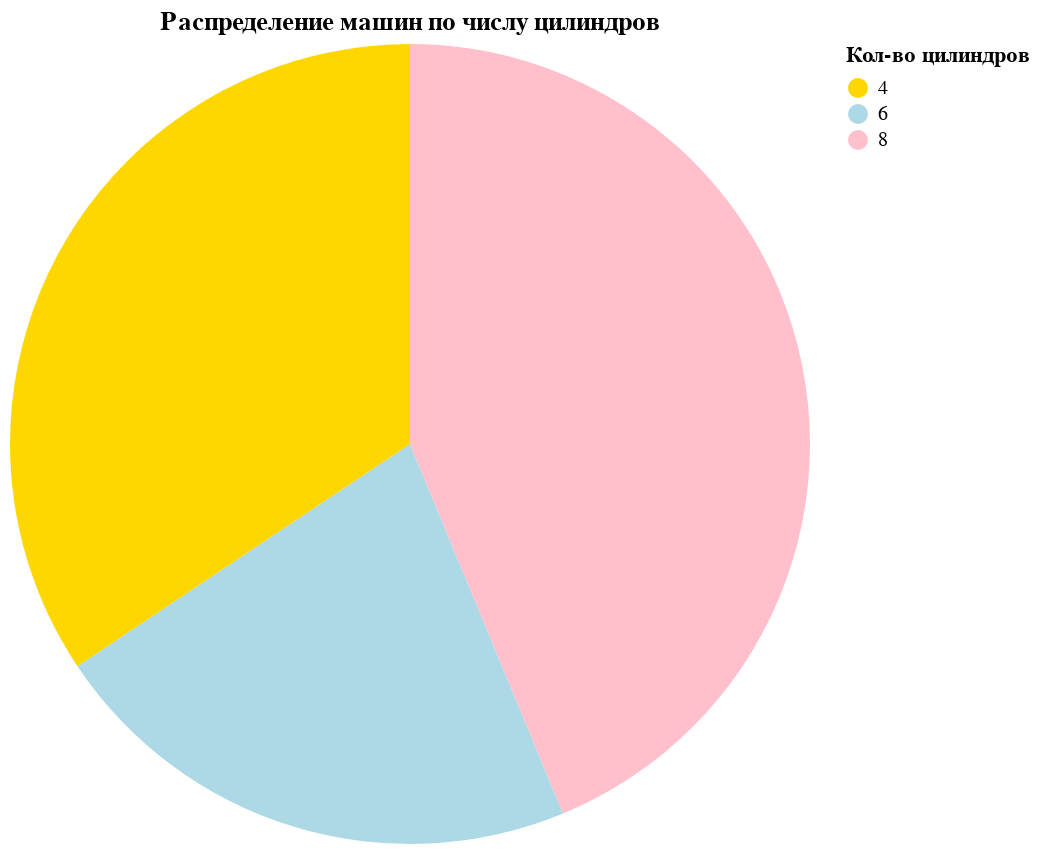

Here is the notebook cell this chart was saved with:
### Markdown cell above
Я не смог сделать подписи адекватно поверх секторов, и решил сделать просто подсказку при наведении курсором на сектор

### Code cell
alt.Chart(df).mark_arc().encode(
    theta=alt.Theta('count():Q', stack=True),
    color=alt.Color('cyl:N', scale=alt.Scale(domain=[4, 6, 8], range=['gold', 'lightblue', 'pink']), title='Кол-во цилиндров'),
    tooltip=[alt.Tooltip('cyl:N', title='Число цилиндров'), alt.Tooltip('count():Q', title='Количество')]  # Добавление подсказок
).properties(
    title='Распределение машин по числу цилиндров',
    width=400,
    height=400
)

### Figure 1 — Vega-Lite specification as saved in the notebook (floating-point values rounded to 4 significant figures)
{"config": {"view": {"continuousWidth": 400, "continuousHeight": 300}}, "data": {"name": "data-3b74de0d2593e2731821517052888931"}, "mark": "arc", "encoding": {"color": {"field": "cyl", "scale": {"domain": [4, 6, 8], "range": ["gold", "lightblue", "pink"]}, "title": "Кол-во цилиндров", "type": "nominal"}, "theta": {"aggregate": "count", "stack": true, "type": "quantitative"}, "tooltip": [{"field": "cyl", "title": "Число цилиндров", "type": "nominal"}, {"aggregate": "count", "title": "Количество", "type": "quantitative"}]}, "height": 400, "title": "Распределение машин по числу цилиндров", "width": 400, "$schema": "https://vega.github.io/schema/vega-lite/v4.17.0.json", "datasets": {"data-3b74de0d2593e2731821517052888931": [{"model": "Mazda RX4", "mpg": 21.0, "cyl": 6, "disp": 160.0, "hp": 110, "drat": 3.9, "wt": 2.62, "qsec": 16.46, "vs": 0, "am": 1, "gear": 4, "carb": 4}, {"model": "Mazda RX4 Wag", "mpg": 21.0, "cyl": 6, "disp": 160.0, "hp": 110, "drat": 3.9, "wt": 2.875, "qsec": 17.02, "vs": 0, "am": 1, "gear": 4, "carb": 4}, {"model": "Datsun 710", "mpg": 22.8, "cyl": 4, "disp": 108.0, "hp": 93, "drat": 3.85, "wt": 2.32, "qsec": 18.61, "vs": 1, "am": 1, "gear": 4, "carb": 1}, {"model": "Hornet 4 Drive", "mpg": 21.4, "cyl": 6, "disp": 258.0, "hp": 110, "drat": 3.08, "wt": 3.215, "qsec": 19.44, "vs": 1, "am": 0, "gear": 3, "carb": 1}, {"model": "Hornet Sportabout", "mpg": 18.7, "cyl": 8, "disp": 360.0, "hp": 175, "drat": 3.15, "wt": 3.44, "qsec": 17.02, "vs": 0, "am": 0, "gear": 3, "carb": 2}, {"model": "Valiant", "mpg": 18.1, "cyl": 6, "disp": 225.0, "hp": 105, "drat": 2.76, "wt": 3.46, "qsec": 20.22, "vs": 1, "am": 0, "gear": 3, "carb": 1}, {"model": "Duster 360", "mpg": 14.3, "cyl": 8, "disp": 360.0, "hp": 245, "drat": 3.21, "wt": 3.57, "qsec": 15.84, "vs": 0, "am": 0, "gear": 3, "carb": 4}, {"model": "Merc 240D", "mpg": 24.4, "cyl": 4, "disp": 146.7, "hp": 62, "drat": 3.69, "wt": 3.19, "qsec": 20.0, "vs": 1, "am": 0, "gear": 4, "carb": 2}, {"model": "Merc 230", "mpg": 22.8, "cyl": 4, "disp": 140.8, "hp": 95, "drat": 3.92, "wt": 3.15, "qsec": 22.9, "vs": 1, "am": 0, "gear": 4, "carb": 2}, {"model": "Merc 280", "mpg": 19.2, "cyl": 6, "disp": 167.6, "hp": 123, "drat": 3.92, "wt": 3.44, "qsec": 18.3, "vs": 1, "am": 0, "gear": 4, "carb": 4}, {"model": "Merc 280C", "mpg": 17.8, "cyl": 6, "disp": 167.6, "hp": 123, "drat": 3.92, "wt": 3.44, "qsec": 18.9, "vs": 1, "am": 0, "gear": 4, "carb": 4}, {"model": "Merc 450SE", "mpg": 16.4, "cyl": 8, "disp": 275.8, "hp": 180, "drat": 3.07, "wt": 4.07, "qsec": 17.4, "vs": 0, "am": 0, "gear": 3, "carb": 3}, {"model": "Merc 450SL", "mpg": 17.3, "cyl": 8, "disp": 275.8, "hp": 180, "drat": 3.07, "wt": 3.73, "qsec": 17.6, "vs": 0, "am": 0, "gear": 3, "carb": 3}, {"model": "Merc 450SLC", "mpg": 15.2, "cyl": 8, "disp": 275.8, "hp": 180, "drat": 3.07, "wt": 3.78, "qsec": 18.0, "vs": 0, "am": 0, "gear": 3, "carb": 3}, {"model": "Cadillac Fleetwood", "mpg": 10.4, "cyl": 8, "disp": 472.0, "hp": 205, "drat": 2.93, "wt": 5.25, "qsec": 17.98, "vs": 0, "am": 0, "gear": 3, "carb": 4}, {"model": "Lincoln Continental", "mpg": 10.4, "cyl": 8, "disp": 460.0, "hp": 215, "drat": 3.0, "wt": 5.424, "qsec": 17.82, "vs": 0, "am": 0, "gear": 3, "carb": 4}, {"model": "Chrysler Imperial", "mpg": 14.7, "cyl": 8, "disp": 440.0, "hp": 230, "drat": 3.23, "wt": 5.345, "qsec": 17.42, "vs": 0, "am": 0, "gear": 3, "carb": 4}, {"model": "Fiat 128", "mpg": 32.4, "cyl": 4, "disp": 78.7, "hp": 66, "drat": 4.08, "wt": 2.2, "qsec": 19.47, "vs": 1, "am": 1, "gear": 4, "carb": 1}, {"model": "Honda Civic", "mpg": 30.4, "cyl": 4, "disp": 75.7, "hp": 52, "drat": 4.93, "wt": 1.615, "qsec": 18.52, "vs": 1, "am": 1, "gear": 4, "carb": 2}, {"model": "Toyota Corolla", "mpg": 33.9, "cyl": 4, "disp": 71.1, "hp": 65, "drat": 4.22, "wt": 1.835, "qsec": 19.9, "vs": 1, "am": 1, "gear": 4, "carb": 1}, {"model": "Toyota Corona", "mpg": 21.5, "cyl": 4, "disp": 120.1, "hp": 97, "drat": 3.7, "wt": 2.465, "qsec": 20.01, "vs": 1, "am": 0, "gear": 3, "carb": 1}, {"model": "Dodge Challenger", "mpg": 15.5, "cyl": 8, "disp": 318.0, "hp": 150, "drat": 2.76, "wt": 3.52, "qsec": 16.87, "vs": 0, "am": 0, "gear": 3, "carb": 2}, {"model": "AMC Javelin", "mpg": 15.2, "cyl": 8, "disp": 304.0, "hp": 150, "drat": 3.15, "wt": 3.435, "qsec": 17.3, "vs": 0, "am": 0, "gear": 3, "carb": 2}, {"model": "Camaro Z28", "mpg": 13.3, "cyl": 8, "disp": 350.0, "hp": 245, "drat": 3.73, "wt": 3.84, "qsec": 15.41, "vs": 0, "am": 0, "gear": 3, "carb": 4}, {"model": "Pontiac Firebird", "mpg": 19.2, "cyl": 8, "disp": 400.0, "hp": 175, "drat": 3.08, "wt": 3.845, "qsec": 17.05, "vs": 0, "am": 0, "gear": 3, "carb": 2}, {"model": "Fiat X1-9", "mpg": 27.3, "cyl": 4, "disp": 79.0, "hp": 66, "drat": 4.08, "wt": 1.935, "qsec": 18.9, "vs": 1, "am": 1, "gear": 4, "carb": 1}, {"model": "Porsche 914-2", "mpg": 26.0, "cyl": 4, "disp": 120.3, "hp": 91, "drat": 4.43, "wt": 2.14, "qsec": 16.7, "vs": 0, "am": 1, "gear": 5, "carb": 2}, {"model": "Lotus Europa", "mpg": 30.4, "cyl": 4, "disp": 95.1, "hp": 113, "drat": 3.77, "wt": 1.513, "qsec": 16.9, "vs": 1, "am": 1, "gear": 5, "carb": 2}, {"model": "Ford Pantera L", "mpg": 15.8, "cyl": 8, "disp": 351.0, "hp": 264, "drat": 4.22, "wt": 3.17, "qsec": 14.5, "vs": 0, "am": 1, "gear": 5, "carb": 4}, {"model": "Ferrari Dino", "mpg": 19.7, "cyl": 6, "disp": 145.0, "hp": 175, "drat": 3.62, "wt": 2.77, "qsec": 15.5, "vs": 0, "am": 1, "gear": 5, "carb": 6}, {"model": "Maserati Bora", "mpg": 15.0, "cyl": 8, "disp": 301.0, "hp": 335, "drat": 3.54, "wt": 3.57, "qsec": 14.6, "vs": 0, "am": 1, "gear": 5, "carb": 8}, {"model": "Volvo 142E", "mpg": 21.4, "cyl": 4, "disp": 121.0, "hp": 109, "drat": 4.11, "wt": 2.78, "qsec": 18.6, "vs": 1, "am": 1, "gear": 4, "carb": 2}]}}
